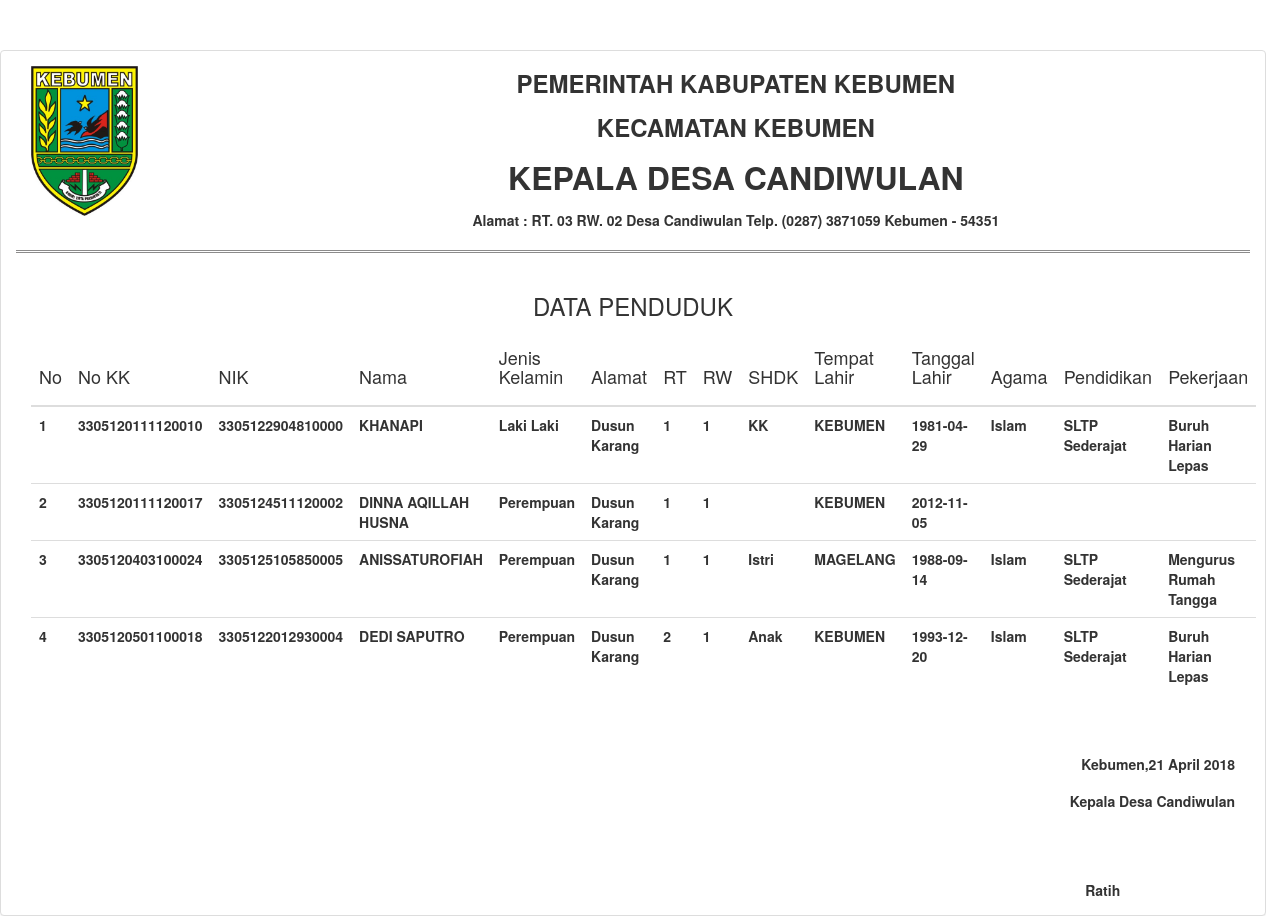
Screenshot of /laporan_datapendudukall.php with the database file from the repository.
### tables this page shows
CREATE TABLE IF NOT EXISTS `data_penduduk` (
  `no_kk` varchar(100) NOT NULL,
  `nik` varchar(100) NOT NULL,
  `nama_lgkp` varchar(200) NOT NULL,
  `alamat` varchar(50) NOT NULL,
  `rt` int(5) NOT NULL,
  `rw` int(5) NOT NULL,
  `shdk` varchar(50) NOT NULL,
  `tmpt_lhr` varchar(200) NOT NULL,
  `tgl_lhr` date NOT NULL,
  `jk` varchar(50) NOT NULL,
  `gol_darah` varchar(10) NOT NULL,
  `status_kwn` varchar(100) NOT NULL,
  `no_akta_lhr` varchar(100) NOT NULL,
  `no_akta_kwn` varchar(100) NOT NULL,
  `nik_ibu` varchar(100) NOT NULL,
  `nama_lgkp_ibu` varchar(200) NOT NULL,
  `nik_ayah` varchar(100) NOT NULL,
  `nama_lgkp_ayah` varchar(200) NOT NULL,
  `agama` varchar(100) NOT NULL,
  `pendidikan` varchar(100) NOT NULL,
  `pekerjaan` varchar(100) NOT NULL,
  `foto` varchar(500) NOT NULL,
  `no_id` varchar(12) NOT NULL,
  PRIMARY KEY (`nik`)
);

CREATE TABLE IF NOT EXISTS `user` (
  `no` int(200) NOT NULL AUTO_INCREMENT,
  `username` varchar(200) NOT NULL,
  `password` varchar(200) NOT NULL,
  `level` varchar(200) NOT NULL,
  `Valid` varchar(10) NOT NULL,
  PRIMARY KEY (`no`)
);

### laporan_datapendudukall.php (the view, shortened to what this page needs)
<!DOCTYPE html>
<html lang="en">
<head>
    <link href="css/bootstrap.min.css" rel="stylesheet">
    <link href="css/modern-business.css" rel="stylesheet">
    <link href="font-awesome/css/font-awesome.min.css" rel="stylesheet" type="text/css">
    <link href="dataTables/dataTables.bootstrap.css" rel="stylesheet" type="text/css">
</head>
<body onload="window.print()">
<div class="panel panel-default">
  <div class="panel-body">
    <div class="row-table-bordered">
              <div class="col-md-2">
              <img src="kebumen.jpg" class="img-responsive pull-left" style="max-height:150px;display:inline">
              </div>
                <font size="5"><b><p class="text-center">PEMERINTAH KABUPATEN KEBUMEN  </p></font>
                <font size="5"><b><p class="text-center">KECAMATAN KEBUMEN</p></font>
                <font size="6"><b><p class="text-center">KEPALA DESA CANDIWULAN</p></font>
                <b><p class="text-center">Alamat : RT. 03 RW. 02 Desa Candiwulan Telp. (0287) 3871059 Kebumen - 54351</p></b>
  <hr class="style2">
<?php
$tgl = date('Y-m-d');
function tgl_ind($tgl){
  $bulan = array (1 => 'Januari', 'Februari', 'Maret', 'April', 'Mei', 'Juni', 'Juli', 'Agustus', 'September', 'Oktober', 'November', 'Desember');
  $split = explode('-', $tgl);
  return $split[2] . ' ' . $bulan[(int)$split[1]] . ' ' . $split[0];
}
?>
<div class="jumbroton">
  <div class="col-md-12">
<center><h3>DATA PENDUDUK</h3></center>
<table class="table">
    <thead>
      <tr>
        <th><h4>No</h4></th>
        <th><h4>No KK</h4></th>
        <th><h4>NIK</h4></th>
        <th><h4>Nama</h4></th>
        <th><h4>Jenis Kelamin</h4></th>
        <th><h4>Alamat</h4></th>
        <th><h4>RT</h4></th>
        <th><h4>RW</h4></th>
        <th><h4>SHDK</h4></th>
        <th><h4>Tempat Lahir</h4></th>
        <th><h4>Tanggal Lahir</h4></th>
        <th><h4>Agama</h4></th>
        <th><h4>Pendidikan</h4></th>
        <th><h4>Pekerjaan</h4></th>
      </tr>
    </thead>
    <tbody>
    <?php
    $query = "SELECT * FROM data_penduduk ORDER BY no_kk ASC";
    $tampil=mysql_query($query);
    $query1 = "SELECT * FROM user WHERE level='kades' ";
    $tampil1=mysql_query($query1) or die(mysql_error());
    $datapen1=mysql_fetch_array($tampil1);
    $id=1;
    $count =mysql_num_rows($tampil);
if($count<1){
  echo "<tr><td colspan='9'><center>Data Tidak Ditemukan!</center></td></tr>";
}else{
  while($datapen=mysql_fetch_array($tampil)){
   echo"
    <tr>
    <td>".$id++."</td>
    <td>".$datapen['no_kk']."</td>
    <td>".$datapen['nik']."</td>
    <td>".$datapen['nama_lgkp']."</td>
    <td>".$datapen['jk']."</td>
    <td>".$datapen['alamat']."</td>
    <td>".$datapen['rt']."</td>
    <td>".$datapen['rw']."</td>
    <td>".$datapen['shdk']."</td>
    <td>".$datapen['tmpt_lhr']."</td>
    <td>".$datapen['tgl_lhr']."</td>
    <td>".$datapen['agama']."</td>
    <td>".$datapen['pendidikan']."</td>
    <td>".$datapen['pekerjaan']."</td>
    </tr>";}}
    ?>
    </tbody>
    </table>
<br><br>
<p align="right">Kebumen,<?php echo tgl_ind($tgl); ?></p>
<div class="btn-group pull-right">
        <h5 align="center"><b>Kepala Desa Candiwulan</b></h5>
       <br>
  <br>
  <br>&nbsp;&nbsp;&nbsp;&nbsp;<b><?php echo $datapen1['username'];?></b>
        </div>
</div>
</div>
</div>
</div>
</div>
</body>
</html>

### css/modern-business.css (style rules this page uses)
html, body { height: 100%; }
body { padding-top: 50px; }

### laporan_datapendudukall.php (style rules this page uses)
hr.style2 { border-top: 3px double #8c8b8b; }

### rows the page displays
data_penduduk: no_kk "3305120111120010", nik "3305122904810000", nama_lgkp "KHANAPI", jk "Laki Laki", alamat "Dusun Karang", rt "1", rw "1", shdk "KK", tmpt_lhr "KEBUMEN", tgl_lhr "1981-04-29", agama "Islam", pendidikan "SLTP Sederajat", pekerjaan "Buruh Harian Lepas"
data_penduduk: no_kk "3305120111120017", nik "3305124511120002", nama_lgkp "DINNA AQILLAH HUSNA", jk "Perempuan", alamat "Dusun Karang", rt "1", rw "1", tmpt_lhr "KEBUMEN", tgl_lhr "2012-11-05"
data_penduduk: no_kk "3305120403100024", nik "3305125105850005", nama_lgkp "ANISSATUROFIAH", jk "Perempuan", alamat "Dusun Karang", rt "1", rw "1", shdk "Istri", tmpt_lhr "MAGELANG", tgl_lhr "1988-09-14", agama "Islam", pendidikan "SLTP Sederajat", pekerjaan "Mengurus Rumah Tangga"
data_penduduk: no_kk "3305120501100018", nik "3305122012930004", nama_lgkp "DEDI SAPUTRO", jk "Perempuan", alamat "Dusun Karang", rt "2", rw "1", shdk "Anak", tmpt_lhr "KEBUMEN", tgl_lhr "1993-12-20", agama "Islam", pendidikan "SLTP Sederajat", pekerjaan "Buruh Harian Lepas"
user: username "Ratih"
